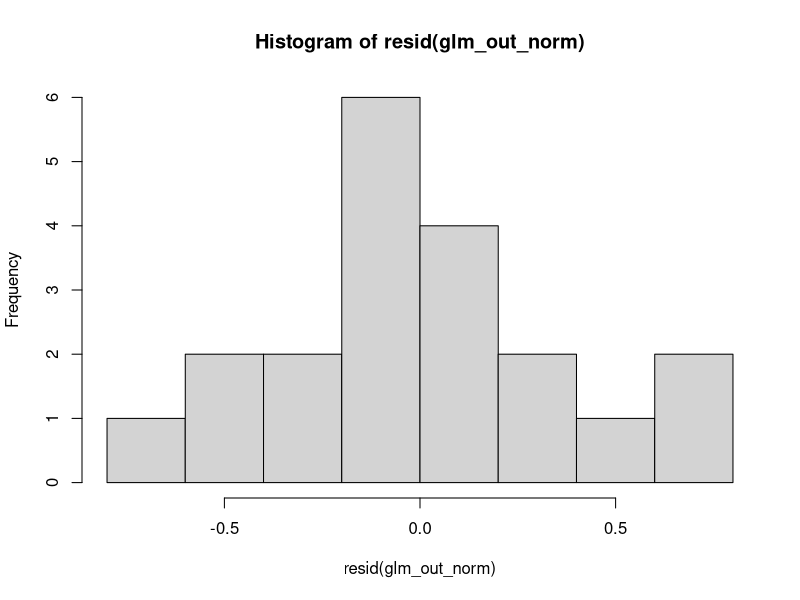
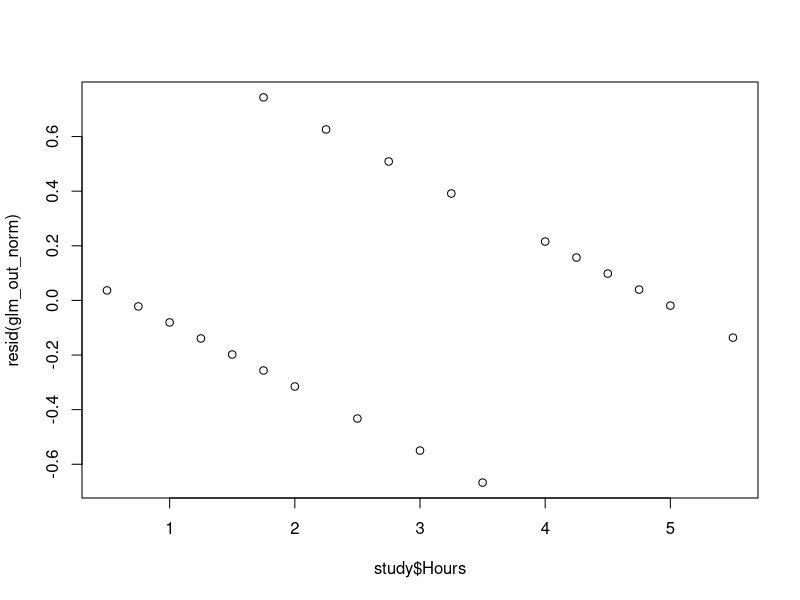
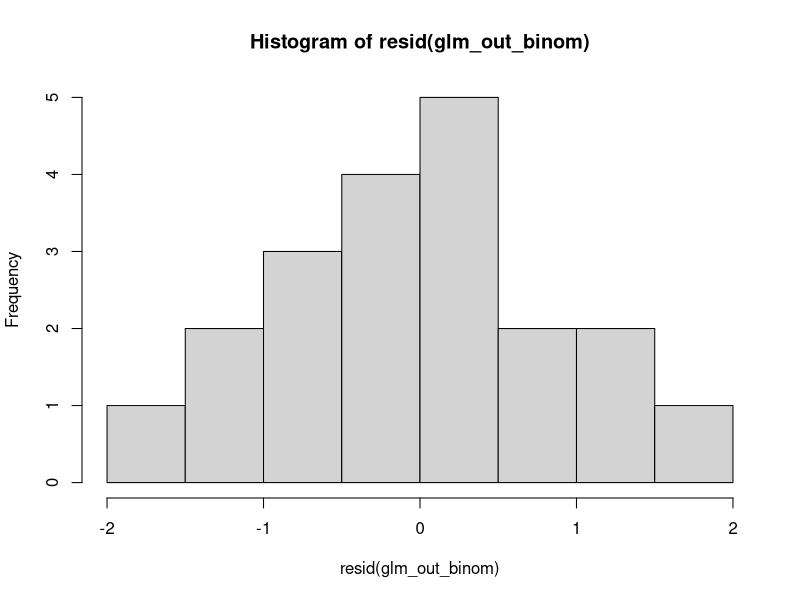
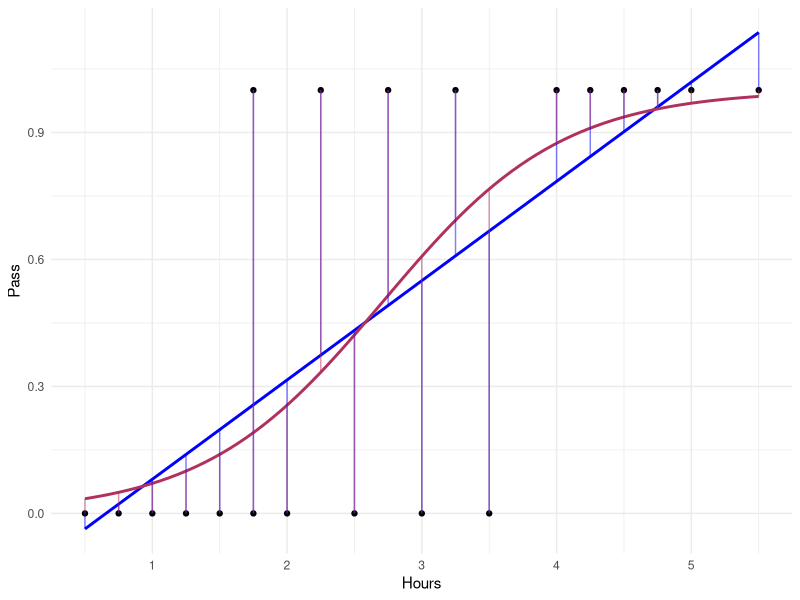
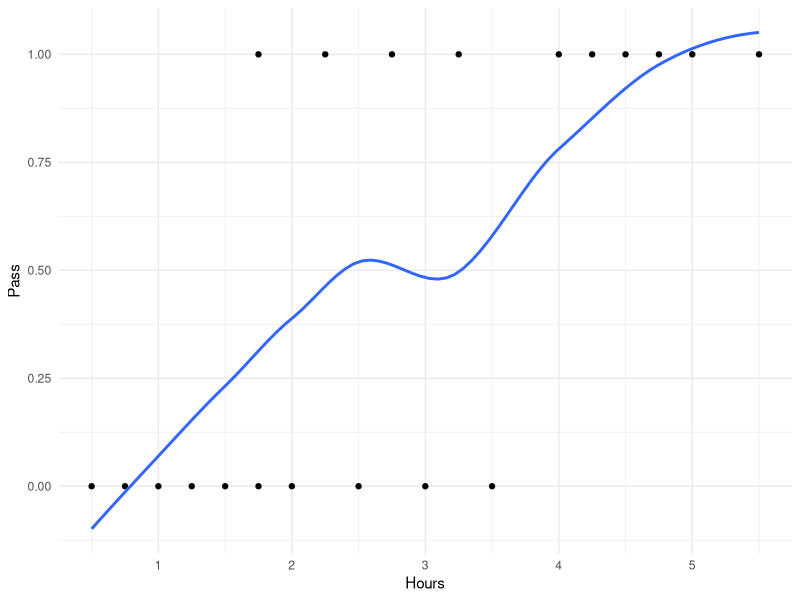

The R script that drew these images, in order:
library(ggplot2)

study <- data.frame(
	Hours=c(0.50,0.75,1.00,1.25,1.50,1.75,1.75,2.00,2.25,2.50,2.75,3.00,
			3.25,3.50,4.00,4.25,4.50,4.75,5.00,5.50),
	Pass=c(0,0,0,0,0,0,1,0,1,0,1,0,1,0,1,1,1,1,1,1)
)

lm_out <- lm(Pass ~ Hours, data = study)
summary(lm_out)

glm_out_norm <- glm(Pass ~ Hours, data = study, family = gaussian())
summary(glm_out_norm)
hist(resid(glm_out_norm))
plot(study$Hours, resid(glm_out_norm))

glm_out_binom <- glm(Pass ~ Hours, data = study, family = binomial(link = 'logit'))
summary(glm_out_binom)
hist(resid(glm_out_binom))

study$predict_norm <- predict(glm_out_norm)
study$predict_binom <- predict(glm_out_binom, type = 'response')

ggplot(study, aes(x = Hours, y = Pass)) +
	geom_point() +
	geom_smooth(method = 'glm', se = FALSE, color = 'blue', formula = y ~ x,
				method.args = list(family = gaussian)) +
	geom_smooth(method = 'glm', se = FALSE, color = 'maroon', formula = y ~ x,
				method.args = list(family = binomial(link='logit'))) +
	geom_segment(aes(xend = Hours, yend = predict_norm),
				 color = 'blue', alpha = 0.5) +
	geom_segment(aes(xend = Hours, yend = predict_binom),
				 color = 'maroon', alpha = 0.5) +
	theme_minimal()

ggplot(study, aes(x = Hours, y = Pass)) +
	geom_point() +
	geom_smooth(method = 'loess', se = FALSE) +
	theme_minimal()


sum(abs(study$Pass - resid(glm_out_norm)))
sum((abs(study$Pass - predict(glm_out_binom, type = 'response'))))
